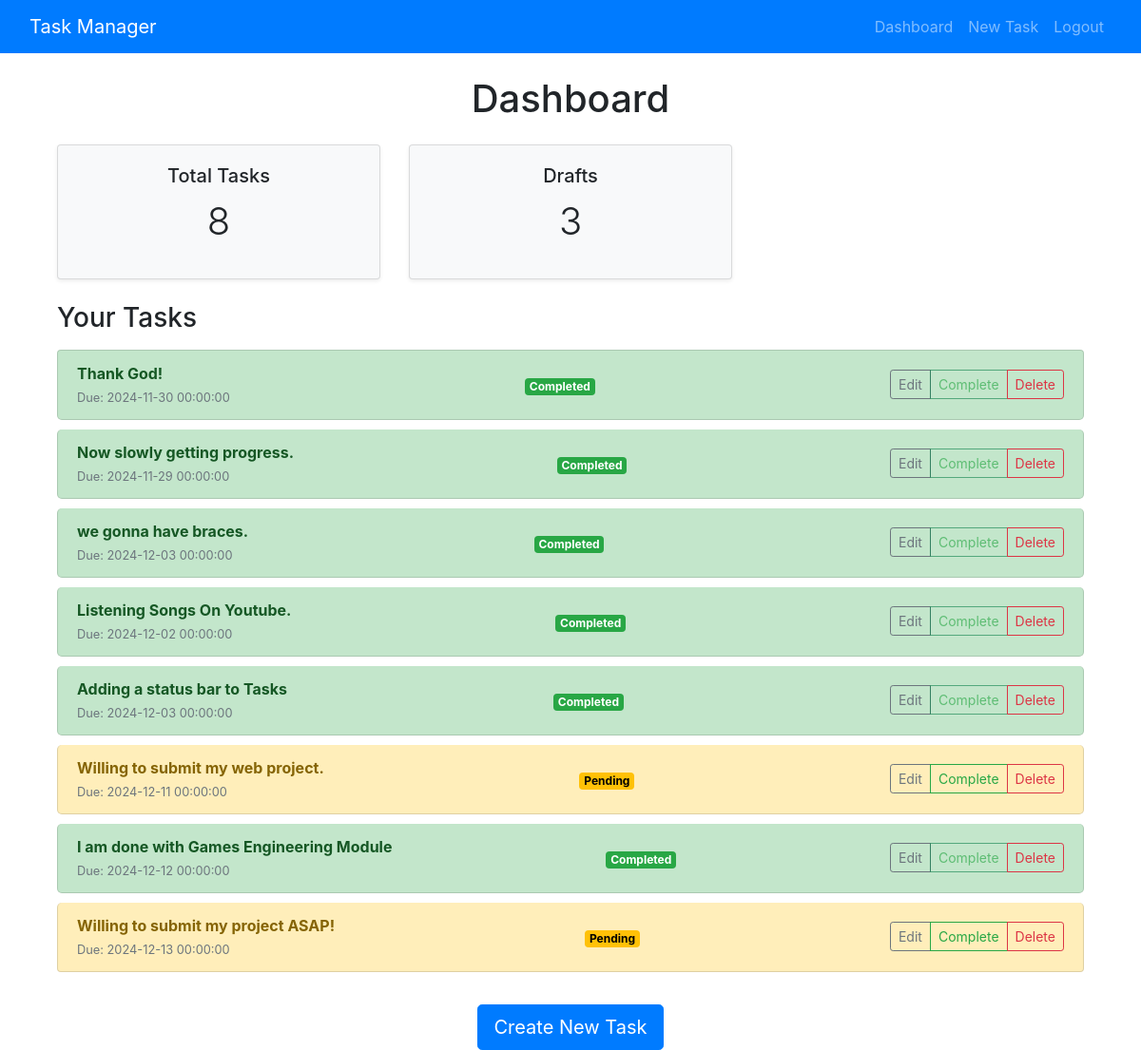
The page /dashboard (signed in) on the database its author committed.
### models.py (models this page shows)
class Task(db.Model):
    id = db.Column(db.Integer, primary_key=True)
    description = db.Column(db.String(255), nullable=False)
    due_date = db.Column(db.DateTime, nullable=True)
    priority = db.Column(db.String(20), nullable=False)
    completed = db.Column(db.Boolean, default=False)
    user_id = db.Column(db.Integer, db.ForeignKey('user.id'), nullable=False)
    status = db.Column(db.String(20), default='Draft')

### routes.py (the view)
@main_routes.route('/dashboard')
@login_required
def dashboard():
    tasks = Task.query.filter_by(user_id=current_user.id).all()
    total_tasks = len(tasks)
    drafts = sum(1 for task in tasks if task.status == 'Draft')  # Example if you use status field
    pending_tasks = [task for task in tasks if task.status == 'Pending']  # Adjust if needed
    return render_template('dashboard.html', tasks=tasks, total_tasks=total_tasks, drafts=drafts, pending_tasks=pending_tasks)

### app.py (called while the page is built)
def create_app():
    app = Flask(__name__)
    app.config['SECRET_KEY'] = 'your_secret_key'
    app.config['SQLALCHEMY_DATABASE_URI'] = 'sqlite:///tasks.db'
    db.init_app(app)
    bcrypt.init_app(app)
    login_manager.init_app(app)
    Migrate(app, db)
    app.register_blueprint(main_routes)
    login_manager.login_view = 'main_routes.login'
    @login_manager.user_loader
    def load_user(user_id):
        return User.query.get(int(user_id))
    return app

### templates/dashboard.html
{% extends "base.html" %}
{% block content %}
<div class="container mt-4">
    <h1 class="text-center mb-4">Dashboard</h1>
    <div class="row text-center mb-4">
        <div class="col-md-6 col-lg-4">
            <div class="card bg-light shadow-sm">
                <div class="card-body">
                    <h5 class="card-title">Total Tasks</h5>
                    <p class="display-6">{{ total_tasks }}</p>
                </div>
            </div>
        </div>
        <div class="col-md-6 col-lg-4">
            <div class="card bg-light shadow-sm">
                <div class="card-body">
                    <h5 class="card-title">Drafts</h5>
                    <p class="display-6">{{ drafts }}</p>
                </div>
            </div>
        </div>
    </div>
    <h3 class="mb-3">Your Tasks</h3>
    <ul class="list-group">
        {% for task in tasks %}
            <li class="list-group-item d-flex justify-content-between align-items-center {% if task.completed %}list-group-item-success{% else %}list-group-item-warning{% endif %}">
                <div class="task-info">
                    <strong>{{ task.description }}</strong>
                    <br>
                    <small class="text-muted">Due: {{ task.due_date }}</small>
                </div>
                <div>
                    <span class="badge {% if task.completed %}bg-success{% else %}bg-warning{% endif %}">
                        {% if task.completed %}Completed{% else %}Pending{% endif %}
                    </span>
                </div>
                <div class="btn-group">
                    <a href="{{ url_for('main_routes.edit_task', task_id=task.id) }}" class="btn btn-sm btn-outline-secondary" aria-label="Edit Task">Edit</a>
                    <a href="{{ url_for('main_routes.complete_task', task_id=task.id) }}" class="btn btn-sm btn-outline-success {% if task.completed %}disabled{% endif %}" aria-label="Complete Task">Complete</a>
                    <a href="{{ url_for('main_routes.delete_task', task_id=task.id) }}" class="btn btn-sm btn-outline-danger" aria-label="Delete Task">Delete</a>
                </div>
            </li>
        {% else %}
            <li class="list-group-item text-center">No tasks available.</li>
        {% endfor %}
    </ul>
    <div class="d-flex justify-content-center mt-4">
        <a href="{{ url_for('main_routes.new_task') }}" class="btn btn-primary btn-lg" aria-label="Create New Task">Create New Task</a>
    </div>
</div>
{% endblock %}

### templates/base.html (shortened to what this page needs)
<!DOCTYPE html>
<html lang="en">
<head>
    <link rel="stylesheet" href="https://cdn.jsdelivr.net/npm/bootstrap@5.3.0/dist/css/bootstrap.min.css">
    <link href="https://cdn.jsdelivr.net/npm/bootstrap@5.3.2/dist/css/bootstrap.min.css" rel="stylesheet">
    <link rel="stylesheet" href="{{ url_for('static', filename='styles.css') }}">
    <link href="https://stackpath.bootstrapcdn.com/bootstrap/4.5.2/css/bootstrap.min.css" rel="stylesheet">
</head>
<body>
   <nav class="navbar navbar-expand-lg navbar-dark bg-primary">
    <div class="container-fluid">
        <a class="navbar-brand" href="{{ url_for('main_routes.dashboard') }}">Task Manager</a>
        <div class="collapse navbar-collapse" id="navbarNav">
            <ul class="navbar-nav ms-auto">
                <li class="nav-item">
                    <a class="nav-link" href="{{ url_for('main_routes.dashboard') }}">Dashboard</a>
                </li>
                <li class="nav-item">
                    <a class="nav-link" href="{{ url_for('main_routes.new_task') }}">New Task</a>
                </li>
                <li class="nav-item">
                    <a class="nav-link" href="{{ url_for('main_routes.logout') }}">Logout</a>
                </li>
            </ul>
        </div>
    </div>
</nav>
    <div class="container mt-4">
        {% block content %}{% endblock %}
    </div>
</body>
</html>

### static/styles.css (style rules this page uses)
.bg-success { background-color: #28a745 !important; color: white !important; }
.bg-warning { background-color: #ffc107 !important; color: black !important; }
.btn-primary { background-color: #007bff; color: white; }
.list-group-item { margin-bottom: 10px; border-radius: 5px; }

### rows shown on the page
Task: description "Thank God!", due_date "2024-11-30 00:00:00", completed "Completed"
Task: description "Now slowly getting progress.", due_date "2024-11-29 00:00:00", completed "Completed"
Task: description "we gonna have braces.", due_date "2024-12-03 00:00:00", completed "Completed"
Task: description "Listening Songs On Youtube.", due_date "2024-12-02 00:00:00", completed "Completed"
Task: description "Adding a status bar to Tasks", due_date "2024-12-03 00:00:00", completed "Completed"
Task: description "Willing to submit my web project.", due_date "2024-12-11 00:00:00", completed "Pending"
Task: description "I am done with Games Engineering Module", due_date "2024-12-12 00:00:00", completed "Completed"
Task: description "Willing to submit my project ASAP!", due_date "2024-12-13 00:00:00", completed "Pending"

### other values the page prints
{{ total_tasks }} "8"
{{ drafts }} "3"
